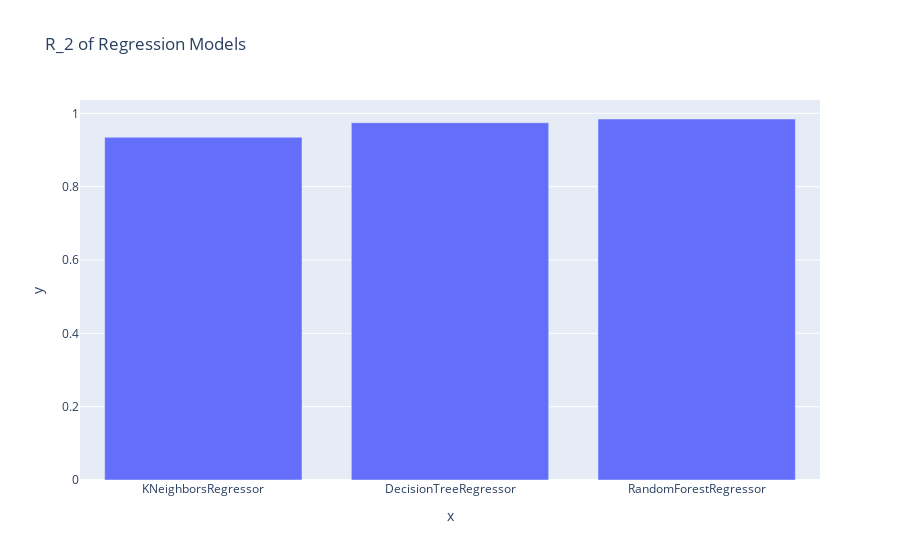

The cell this chart's notebook holds for it:
### Code cell
models = [ 'KNeighborsRegressor','DecisionTreeRegressor', 'RandomForestRegressor']
score = [r2_knn,r2_dt, rf_r2]

fig=px.bar(x=models, y=score,title='R_2 of Regression Models')
fig.show()

print("FINDING BEST FIT MODEL FOR EVALUATION BASED ON R_2 SCORE\n")
max_score = max(score)  # Initialize max_score with the maximum value in the score list
max_model = ""

for model, score_value in zip(models, score):
    print(model, score_value)
    if score_value == max_score:
        max_model = model

print(f"\nModel: {max_model} contain Maximum R2_Score: {max_score} ")

### Figure 1 — Plotly figure (JSON) as saved in the notebook; plotly's stock layout.template omitted (floating-point values rounded to 4 significant figures)
{"data": [{"alignmentgroup": "True", "hovertemplate": "x=%{x}<br>y=%{y}<extra></extra>", "legendgroup": "", "marker": {"color": "#636efa", "pattern": {"shape": ""}}, "name": "", "offsetgroup": "", "orientation": "v", "showlegend": false, "textposition": "auto", "type": "bar", "x": ["KNeighborsRegressor", "DecisionTreeRegressor", "RandomForestRegressor"], "xaxis": "x", "y": [0.9347, 0.9743, 0.9846], "yaxis": "y"}], "layout": {"barmode": "relative", "legend": {"tracegroupgap": 0}, "title": {"text": "R_2 of Regression Models"}, "xaxis": {"anchor": "y", "domain": [0, 1], "title": {"text": "x"}}, "yaxis": {"anchor": "x", "domain": [0, 1], "title": {"text": "y"}}}}
